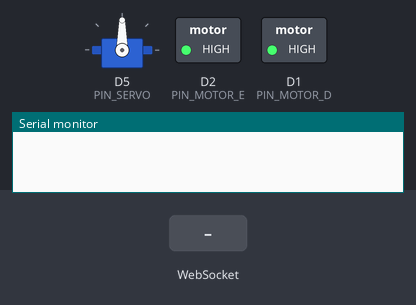
The sketch below on a simulated ESP8266 (NodeMCU). Shown: servo, switched loads named in the sketch (green lamp = pin HIGH), the last lines printed to the serial monitor. The inputs (shaded band) are chosen by the test bench.

Above: at 1.2 s.
1.3 s: WebSocket text "1" received
At 2.3 s:
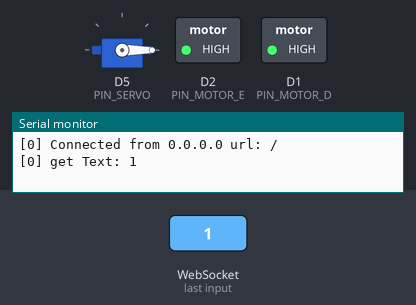
Timing chart, 0 to 4.3 s (numbered marks = the images above; inputs shaded):
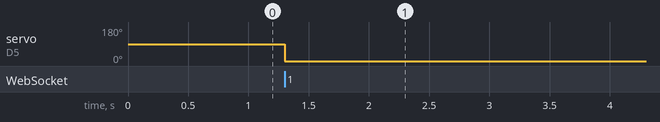

The sketch:

wifi_rc_car.ino
```cpp
#include <ESP8266WiFi.h>
#include <ESP8266WebServer.h>
#include <WebSocketsServer.h>
#include <ESP8266mDNS.h>
#include <ArduinoJson.h>
#include <Servo.h>

#include "pages.h"

#define PIN_SERVO D5
#define PIN_MOTOR_D D1
#define PIN_MOTOR_E D2

Servo servo;
ESP8266WebServer server(80);
WebSocketsServer webSocket(81);
StaticJsonDocument<50> doc;

void sendDirection (int speed) {
/*
  if (speed == 0) {
    digitalWrite(PIN_MOTOR_D, LOW);
    digitalWrite(PIN_MOTOR_E, LOW);
  } else if (speed > 0) {
    digitalWrite(PIN_MOTOR_D, HIGH);
    digitalWrite(PIN_MOTOR_E, LOW);
  } else {
    digitalWrite(PIN_MOTOR_D, LOW);
    digitalWrite(PIN_MOTOR_E, HIGH);
  }
*/
}

void sendAngle (uint angle) {
  servo.write(map(angle, 0, 180, 0, 179));
}

void webSocketEvent(uint8_t num, WStype_t type, uint8_t * payload, size_t length) {
  switch (type) {
    case WStype_DISCONNECTED:
      Serial.printf("[%u] Disconnected!\n", num);
      break;
    case WStype_CONNECTED: {
        IPAddress ip = webSocket.remoteIP(num);
        Serial.printf("[%u] Connected from %d.%d.%d.%d url: %s\n", num, ip[0], ip[1], ip[2], ip[3], payload);

        // send message to client
        webSocket.sendTXT(num, "Connected");
      }
      break;
    case WStype_TEXT: {
        Serial.printf("[%u] get Text: %s\n", num, payload);

        DeserializationError error = deserializeJson(doc, payload);
        if (error) {
          Serial.println(error.f_str());
          return;
        }

        sendDirection(doc["speed"]);
        sendAngle(doc["angle"]);
      }
      break;
    case WStype_ERROR:
      Serial.printf("[%u] get Text: %s\n", num, payload);
      break;
  }
}

void handleRoot() {
  server.send(200, "text/html", REMOTE_CONTROL);
}

void setup() {
  servo.attach(PIN_SERVO);
  pinMode(PIN_MOTOR_D, OUTPUT);
  pinMode(PIN_MOTOR_E, OUTPUT);
  digitalWrite(PIN_MOTOR_D, HIGH);
  digitalWrite(PIN_MOTOR_E, HIGH);

  // put your setup code here, to run once:
  Serial.begin(115200);
  WiFi.softAP(APSSID, APPSWD);

  server.on("/", handleRoot);
  server.begin();

  webSocket.begin();
  webSocket.onEvent(webSocketEvent);

  MDNS.begin("ESP8266");
  MDNS.addService("http", "tcp", 80);
  MDNS.addService("ws", "tcp", 81);
}

void loop() {
  server.handleClient();
  webSocket.loop();
}
```

pages.h
```cpp
#ifndef APSSID
#define APSSID "WiFi-RC-Car"
#define APPSWD "wifirccar"
#endif

const char* REMOTE_CONTROL PROGMEM = R"(
<!DOCTYPE html>
<html>
<head>
    <title>
        WIFI RC CAR
    </title>
    <meta name="viewport" content="user-scalable=no">
</head>
<body  style="position: fixed; font-family: 'Gill Sans', 'Gill Sans MT', Calibri, 'Trebuchet MS', sans-serif;
color:rgb(128, 128, 128);
text-align:center;
font-size: xx-large;">
    <h1>WIFI RC CAR</h1>
    <p>
      Speed: <span id="speed"> </span> %
      Angle: <span id="angle"> </span>
    </p>
    <p id="state"> </p>
    <canvas id="canvas" name="game"></canvas>
    <script>
      var canvas, ctx, width, height, radius, x_orig, y_orig, lastDataSent = {x:0,y:0,angle:90,speed:0}
      var connection = new WebSocket("ws://" + location.hostname + ":81/", ["arduino"])
      printState()

      connection.onopen = function () {
        printState()
        connection.send("Connect " + new Date())
      }
      connection.onclose = function () {
        printState()
      }
      connection.onerror = function (error) {
        printState()

        console.log("WebSocket Error ", error)
        alert("WebSocket Error ", error)
      }
      connection.onmessage = function (e) {
        console.log("Server: ", e.data)
      }

      function send (x, y, speed, angle) {
        var data = { speed, angle }
        if (connection.readyState === 1) {
          if (data.speed !== lastDataSent.speed || data.angle !== lastDataSent.angle) {
            lastDataSent = data
            connection.send(JSON.stringify(data))
          }
        } else {
          console.log(connection.readyState, data)
        }
      }

      function printState() {
        document.getElementById("state").innerText = ["Connecting...", "Connected", "Closing...", "Closed"][connection.readyState] || "Unknown connection state"
      }

      window.addEventListener("load", () => {
        canvas = document.getElementById("canvas")
        ctx = canvas.getContext("2d")
        resize()

        document.addEventListener("mousedown", startDrawing)
        document.addEventListener("mouseup", stopDrawing)
        document.addEventListener("mousemove", Draw)

        document.addEventListener("touchstart", startDrawing)
        document.addEventListener("touchend", stopDrawing)
        document.addEventListener("touchcancel", stopDrawing)
        document.addEventListener("touchmove", Draw)
        window.addEventListener("resize", resize)

        document.getElementById("speed").innerText = 0
        document.getElementById("angle").innerText = 90
      })

      function resize() {
        width = window.innerWidth
        radius = 210
        height = radius * 6.5
        ctx.canvas.width = width
        ctx.canvas.height = height
        background()
        joystick(width / 2, height / 3)
      }

      function background() {
        x_orig = width / 2
        y_orig = height / 3

        ctx.beginPath()
        ctx.arc(x_orig, y_orig, radius + 20, 0, Math.PI * 2, true)
        ctx.fillStyle = "#ECE5E5"
        ctx.fill()
      }

      function joystick(width, height) {
        ctx.beginPath()
        ctx.arc(width, height, radius, 0, Math.PI * 2, true)
        ctx.fillStyle = "#F08080"
        ctx.fill()
        ctx.strokeStyle = "#F6ABAB"
        ctx.lineWidth = 8
        ctx.stroke()
      }

      let coord = { x: 0, y: 0 }
      let paint = false

      function getPosition (event) {
        var mouse_x = event.clientX || event.touches[0].clientX
        var mouse_y = event.clientY || event.touches[0].clientY
        coord.x = mouse_x - canvas.offsetLeft
        coord.y = mouse_y - canvas.offsetTop
      }

      function is_it_in_the_circle() {
        var current_radius = Math.sqrt(Math.pow(coord.x - x_orig, 2) + Math.pow(coord.y - y_orig, 2))
        return (radius >= current_radius)
      }


      function startDrawing(event) {
        paint = true
        getPosition(event)
        if (is_it_in_the_circle()) {
          ctx.clearRect(0, 0, canvas.width, canvas.height)
          background()
          joystick(coord.x, coord.y)
          Draw(event)
        }
      }


      function stopDrawing() {
        paint = false
        ctx.clearRect(0, 0, canvas.width, canvas.height)
        background()
        joystick(width / 2, height / 3)
        document.getElementById("speed").innerText = 0
        document.getElementById("angle").innerText = 90
        send(0, 0, 0, 90)
      }

      function Draw(event) {
        if (paint) {
          ctx.clearRect(0, 0, canvas.width, canvas.height)
          background()
          var angle_in_degrees, x, y, speed
          var angle = Math.atan2((coord.y - y_orig), (coord.x - x_orig))

          angle_in_degrees = 180 - Math.abs(30 * Math.round((-angle * 180 / Math.PI) / 30))

          if (is_it_in_the_circle()) {
              joystick(coord.x, coord.y)
              x = coord.x
              y = coord.y
          } else {
              x = radius * Math.cos(angle) + x_orig
              y = radius * Math.sin(angle) + y_orig
              joystick(x, y)
          }


          getPosition(event)

          var x_relative = Math.round((x - x_orig) / (radius / 3))
          var y_relative = Math.round((y - y_orig) / (radius / 3))

          var divider = 100 / 3
          var speed =  (0 < y_relative?-1:1) * Math.ceil(divider * Math.round((100 * Math.sqrt(Math.pow(x - x_orig, 2) + Math.pow(y - y_orig, 2)) / radius) / divider))

          document.getElementById("speed").innerText = speed
          document.getElementById("angle").innerText = angle_in_degrees

          send(x_relative, y_relative, speed, angle_in_degrees)
        }
      }
    </script>
</body>
</html>
)";
```

Measured:
- after the input at 1.3 s, servo on D5 (PIN_SERVO): 90° → 0° at once
